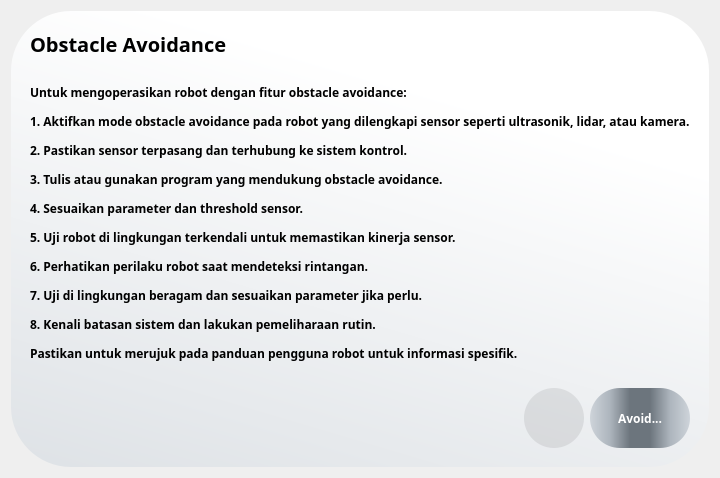
             <widget class="QWidget" name="obstacle_page">
              <layout class="QVBoxLayout" name="verticalLayout_59">
               <item>
                <widget class="QFrame" name="frame_108">
                 <property name="styleSheet">
                  <string notr="true">#frame_108{
background-color: qlineargradient(spread:pad, x1:0, y1:1, x2:0.413, y2:0.0908638, stop:0 #dee2e6, stop:1 #ffffff);
border-radius:60px;
}

#frame_109,#frame_110,#frame_111,#label41,#label_42{
background-color:rgba(0,0,0,0);
}

#obstacle2{
background-color:rgba(0,0,0,20);
border-radius:30px;
}

#obstacle2:hover{
background-color:rgba(0,0,0,30);
}

#obstacle2:pressed{
padding-left:5px;
padding-top:5px;
}

QPushButton#obstacle1{
	background-color: qlineargradient(spread:pad, x1:0, y1:0, x2:1, y2:0, stop:0 #ced4da, stop:0.2 #adb5bd, stop:0.4 #6c757d, stop:0.6 #6c757d, stop:0.8 #adb5bd, stop:1 #ced4da);
	color:rgba(255,255,255,255);
	border-radius:30px;
}

QPushButton#obstacle1:hover{
	background-color: qlineargradient(spread:pad, x1:0, y1:0, x2:1, y2:0, stop:0 #ced4da, stop:0.1 #adb5bd, stop:0.2 #6c757d, stop:0.8 #6c757d, stop:0.9 #adb5bd, stop:1 #ced4da);
}

QPushButton#obstacle1:pressed{
	background-color: qlineargradient(spread:pad, x1:0, y1:0, x2:1, y2:0, stop:0 #ced4da, stop:0.1 #adb5bd, stop:0.2 #6c757d, stop:0.8 #6c757d, stop:0.9 #adb5bd, stop:1 #ced4da);
	padding-left:5px;
	padding-top:5px;
}</string>
                 </property>
                 <property name="frameShape">
                  <enum>QFrame::StyledPanel</enum>
                 </property>
                 <property name="frameShadow">
                  <enum>QFrame::Raised</enum>
                 </property>
                 <layout class="QVBoxLayout" name="verticalLayout_60">
                  <item alignment="Qt::AlignLeft|Qt::AlignTop">
                   <widget class="QFrame" name="frame_109">
                    <property name="frameShape">
                     <enum>QFrame::StyledPanel</enum>
                    </property>
                    <property name="frameShadow">
                     <enum>QFrame::Raised</enum>
                    </property>
                    <layout class="QHBoxLayout" name="horizontalLayout_62">
                     <item>
                      <widget class="QLabel" name="label_41">
                       <property name="font">
                        <font>
                         <family>BankGothic Md BT</family>
                         <pointsize>15</pointsize>
                         <weight>75</weight>
                         <bold>true</bold>
                        </font>
                       </property>
                       <property name="text">
                        <string>Obstacle Avoidance</string>
                       </property>
                      </widget>
                     </item>
                    </layout>
                   </widget>
                  </item>
                  <item>
                   <widget class="QFrame" name="frame_110">
                    <property name="sizePolicy">
                     <sizepolicy hsizetype="Preferred" vsizetype="Expanding">
                      <horstretch>0</horstretch>
                      <verstretch>0</verstretch>
                     </sizepolicy>
                    </property>
                    <property name="font">
                     <font>
                      <family>Bahnschrift</family>
                     </font>
                    </property>
                    <property name="frameShape">
                     <enum>QFrame::StyledPanel</enum>
                    </property>
                    <property name="frameShadow">
                     <enum>QFrame::Raised</enum>
                    </property>
                    <layout class="QHBoxLayout" name="horizontalLayout_63">
                     <item>
                      <widget class="QLabel" name="label_42">
                       <property name="font">
                        <font>
                         <family>Bahnschrift</family>
                         <weight>75</weight>
                         <bold>true</bold>
                        </font>
                       </property>
                       <property name="text">
                        <string>&lt;html&gt;&lt;head/&gt;&lt;body&gt;&lt;p&gt;Untuk mengoperasikan robot dengan fitur obstacle avoidance:&lt;/p&gt;&lt;p&gt;1. Aktifkan mode obstacle avoidance pada robot yang dilengkapi sensor seperti ultrasonik, lidar, atau kamera.&lt;/p&gt;&lt;p&gt;2. Pastikan sensor terpasang dan terhubung ke sistem kontrol.&lt;/p&gt;&lt;p&gt;3. Tulis atau gunakan program yang mendukung obstacle avoidance.&lt;/p&gt;&lt;p&gt;4. Sesuaikan parameter dan threshold sensor.&lt;/p&gt;&lt;p&gt;5. Uji robot di lingkungan terkendali untuk memastikan kinerja sensor.&lt;/p&gt;&lt;p&gt;6. Perhatikan perilaku robot saat mendeteksi rintangan.&lt;/p&gt;&lt;p&gt;7. Uji di lingkungan beragam dan sesuaikan parameter jika perlu.&lt;/p&gt;&lt;p&gt;8. Kenali batasan sistem dan lakukan pemeliharaan rutin.&lt;/p&gt;&lt;p&gt;Pastikan untuk merujuk pada panduan pengguna robot untuk informasi spesifik.&lt;/p&gt;&lt;/body&gt;&lt;/html&gt;</string>
                       </property>
                      </widget>
                     </item>
                    </layout>
                   </widget>
                  </item>
                  <item alignment="Qt::AlignRight|Qt::AlignBottom">
                   <widget class="QFrame" name="frame_111">
                    <property name="frameShape">
                     <enum>QFrame::StyledPanel</enum>
                    </property>
                    <property name="frameShadow">
                     <enum>QFrame::Raised</enum>
                    </property>
                    <layout class="QHBoxLayout" name="horizontalLayout_64">
                     <item>
                      <widget class="QPushButton" name="obstacle2">
                       <property name="sizePolicy">
                        <sizepolicy hsizetype="Maximum" vsizetype="Maximum">
                         <horstretch>0</horstretch>
                         <verstretch>0</verstretch>
                        </sizepolicy>
                       </property>
                       <property name="minimumSize">
                        <size>
                         <width>60</width>
                         <height>60</height>
                        </size>
                       </property>
                       <property name="text">
                        <string/>
                       </property>
                       <property name="icon">
                        <iconset resource="res.qrc">
                         <normaloff>:/icon/Icon/obstacle.png</normaloff>:/icon/Icon/obstacle.png</iconset>
                       </property>
                       <property name="iconSize">
                        <size>
                         <width>40</width>
                         <height>40</height>
                        </size>
                       </property>
                      </widget>
                     </item>
                     <item>
                      <widget class="QPushButton" name="obstacle1">
                       <property name="sizePolicy">
                        <sizepolicy hsizetype="Maximum" vsizetype="Maximum">
                         <horstretch>0</horstretch>
                         <verstretch>0</verstretch>
                        </sizepolicy>
                       </property>
                       <property name="minimumSize">
                        <size>
                         <width>100</width>
                         <height>60</height>
                        </size>
                       </property>
                       <property name="font">
                        <font>
                         <family>BankGothic Md BT</family>
                         <weight>75</weight>
                         <bold>true</bold>
                        </font>
                       </property>
                       <property name="text">
                        <string>Avoid...</string>
                       </property>
                      </widget>
                     </item>
                    </layout>
                   </widget>
                  </item>
                 </layout>
                </widget>
               </item>
              </layout>
             </widget>
